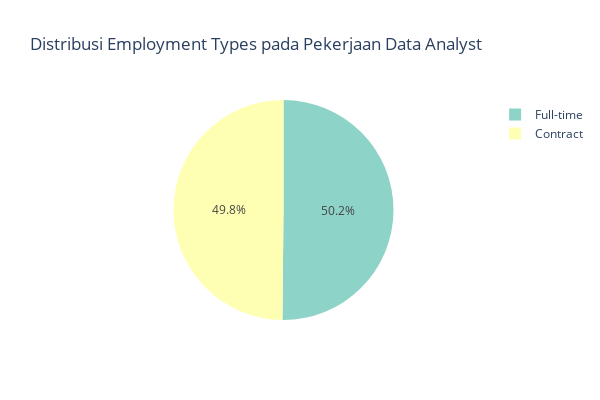

Source (notebook cell):
### Markdown cell above
#### Kontrak pekerjaan yang di tawarkan

### Code cell
import plotly.express as px
import pandas as pd

# Menghitung jumlah employment type
Employment_type = pd.Series(et)
employment_counts = Employment_type.value_counts()

# Membuat pie chart
fig = px.pie(names=employment_counts.index, values=employment_counts.values,
             title="Distribusi Employment Types pada Pekerjaan Data Analyst",
             labels={'names': 'Employment Type', 'values': 'Number of Jobs'},
             color_discrete_sequence=px.colors.qualitative.Set3,
             height=400, width=600)

# Menampilkan plot
fig.show()

### Figure 1 — Plotly figure (JSON) as saved in the notebook; plotly's stock layout.template omitted (floating-point values rounded to 4 significant figures)
{"data": [{"domain": {"x": [0, 1], "y": [0, 1]}, "hovertemplate": "Employment Type=%{label}<br>Number of Jobs=%{value}<extra></extra>", "labels": ["Full-time", "Contract"], "legendgroup": "", "name": "", "showlegend": true, "type": "pie", "values": [477, 474]}], "layout": {"height": 400, "legend": {"tracegroupgap": 0}, "piecolorway": ["rgb(141,211,199)", "rgb(255,255,179)", "rgb(190,186,218)", "rgb(251,128,114)", "rgb(128,177,211)", "rgb(253,180,98)", "rgb(179,222,105)", "rgb(252,205,229)", "rgb(217,217,217)", "rgb(188,128,189)", "rgb(204,235,197)", "rgb(255,237,111)"], "title": {"text": "Distribusi Employment Types pada Pekerjaan Data Analyst"}, "width": 600}}
